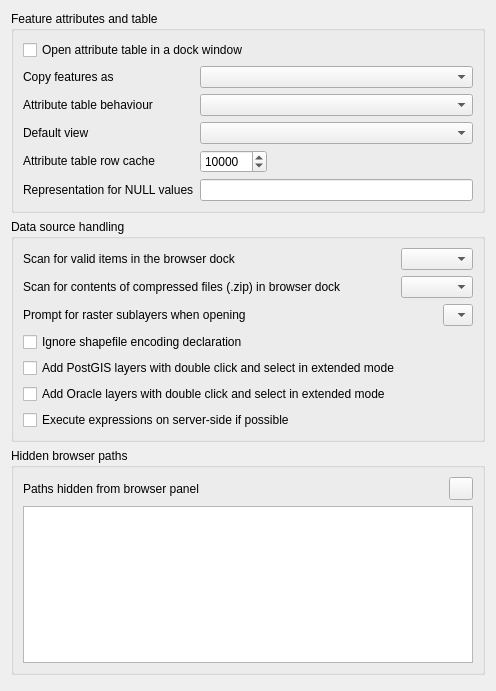
             <widget class="QWidget" name="mOptionsScrollAreaContents_11">
              <property name="geometry">
               <rect>
                <x>0</x>
                <y>0</y>
                <width>496</width>
                <height>691</height>
               </rect>
              </property>
              <layout class="QVBoxLayout" name="verticalLayout_27">
               <item>
                <widget class="QgsCollapsibleGroupBox" name="groupBox_18">
                 <property name="title">
                  <string>Feature attributes and table</string>
                 </property>
                 <layout class="QGridLayout" name="gridLayout_19">
                  <item row="0" column="0" colspan="2">
                   <widget class="QCheckBox" name="cbxAttributeTableDocked">
                    <property name="text">
                     <string>Open attribute table in a dock window</string>
                    </property>
                   </widget>
                  </item>
                  <item row="3" column="1">
                   <widget class="QComboBox" name="cmbAttrTableBehaviour">
                    <item>
                     <property name="text">
                      <string/>
                     </property>
                    </item>
                   </widget>
                  </item>
                  <item row="3" column="0">
                   <widget class="QLabel" name="textLabel1_7">
                    <property name="sizePolicy">
                     <sizepolicy hsizetype="Fixed" vsizetype="Fixed">
                      <horstretch>0</horstretch>
                      <verstretch>0</verstretch>
                     </sizepolicy>
                    </property>
                    <property name="text">
                     <string>Attribute table behaviour</string>
                    </property>
                   </widget>
                  </item>
                  <item row="6" column="0">
                   <widget class="QLabel" name="label_14">
                    <property name="text">
                     <string>Representation for NULL values</string>
                    </property>
                   </widget>
                  </item>
                  <item row="4" column="1">
                   <widget class="QComboBox" name="mAttrTableViewComboBox"/>
                  </item>
                  <item row="6" column="1">
                   <widget class="QLineEdit" name="leNullValue"/>
                  </item>
                  <item row="5" column="0">
                   <widget class="QLabel" name="textLabel1_12">
                    <property name="sizePolicy">
                     <sizepolicy hsizetype="Fixed" vsizetype="Fixed">
                      <horstretch>0</horstretch>
                      <verstretch>0</verstretch>
                     </sizepolicy>
                    </property>
                    <property name="text">
                     <string>Attribute table row cache</string>
                    </property>
                   </widget>
                  </item>
                  <item row="5" column="1">
                   <layout class="QHBoxLayout" name="horizontalLayout_10">
                    <item>
                     <widget class="QSpinBox" name="spinBoxAttrTableRowCache">
                      <property name="minimum">
                       <number>0</number>
                      </property>
                      <property name="maximum">
                       <number>100000</number>
                      </property>
                      <property name="singleStep">
                       <number>1000</number>
                      </property>
                      <property name="value">
                       <number>10000</number>
                      </property>
                     </widget>
                    </item>
                    <item>
                     <spacer name="horizontalSpacer_8">
                      <property name="orientation">
                       <enum>Qt::Horizontal</enum>
                      </property>
                      <property name="sizeHint" stdset="0">
                       <size>
                        <width>40</width>
                        <height>20</height>
                       </size>
                      </property>
                     </spacer>
                    </item>
                   </layout>
                  </item>
                  <item row="2" column="1">
                   <widget class="QComboBox" name="mComboCopyFeatureFormat"/>
                  </item>
                  <item row="4" column="0">
                   <widget class="QLabel" name="label_46">
                    <property name="text">
                     <string>Default view</string>
                    </property>
                   </widget>
                  </item>
                  <item row="2" column="0">
                   <widget class="QLabel" name="label_48">
                    <property name="text">
                     <string>Copy features as</string>
                    </property>
                   </widget>
                  </item>
                 </layout>
                </widget>
               </item>
               <item>
                <widget class="QgsCollapsibleGroupBox" name="groupBox_19">
                 <property name="title">
                  <string>Data source handling</string>
                 </property>
                 <layout class="QVBoxLayout" name="verticalLayout_24">
                  <item>
                   <layout class="QHBoxLayout" name="horizontalLayout_14">
                    <item>
                     <widget class="QLabel" name="label_30">
                      <property name="text">
                       <string>Scan for valid items in the browser dock</string>
                      </property>
                     </widget>
                    </item>
                    <item>
                     <spacer name="horizontalSpacer_12">
                      <property name="orientation">
                       <enum>Qt::Horizontal</enum>
                      </property>
                      <property name="sizeHint" stdset="0">
                       <size>
                        <width>40</width>
                        <height>20</height>
                       </size>
                      </property>
                     </spacer>
                    </item>
                    <item>
                     <widget class="QComboBox" name="cmbScanItemsInBrowser"/>
                    </item>
                   </layout>
                  </item>
                  <item>
                   <layout class="QHBoxLayout" name="horizontalLayout_13">
                    <item>
                     <widget class="QLabel" name="label_29">
                      <property name="text">
                       <string>Scan for contents of compressed files (.zip) in browser dock</string>
                      </property>
                     </widget>
                    </item>
                    <item>
                     <spacer name="horizontalSpacer_11">
                      <property name="orientation">
                       <enum>Qt::Horizontal</enum>
                      </property>
                      <property name="sizeHint" stdset="0">
                       <size>
                        <width>40</width>
                        <height>20</height>
                       </size>
                      </property>
                     </spacer>
                    </item>
                    <item>
                     <widget class="QComboBox" name="cmbScanZipInBrowser">
                      <property name="currentIndex">
                       <number>-1</number>
                      </property>
                     </widget>
                    </item>
                   </layout>
                  </item>
                  <item>
                   <layout class="QHBoxLayout" name="horizontalLayout_12">
                    <item>
                     <widget class="QLabel" name="textLabel1_13">
                      <property name="sizePolicy">
                       <sizepolicy hsizetype="Fixed" vsizetype="Fixed">
                        <horstretch>0</horstretch>
                        <verstretch>0</verstretch>
                       </sizepolicy>
                      </property>
                      <property name="text">
                       <string>Prompt for raster sublayers when opening</string>
                      </property>
                     </widget>
                    </item>
                    <item>
                     <spacer name="horizontalSpacer_10">
                      <property name="orientation">
                       <enum>Qt::Horizontal</enum>
                      </property>
                      <property name="sizeHint" stdset="0">
                       <size>
                        <width>40</width>
                        <height>20</height>
                       </size>
                      </property>
                     </spacer>
                    </item>
                    <item>
                     <widget class="QComboBox" name="cmbPromptRasterSublayers">
                      <item>
                       <property name="text">
                        <string/>
                       </property>
                      </item>
                     </widget>
                    </item>
                   </layout>
                  </item>
                  <item>
                   <widget class="QCheckBox" name="cbxIgnoreShapeEncoding">
                    <property name="toolTip">
                     <string>Disable OGR on-the-fly conversion from declared encoding to UTF-8</string>
                    </property>
                    <property name="text">
                     <string>Ignore shapefile encoding declaration</string>
                    </property>
                   </widget>
                  </item>
                  <item>
                   <widget class="QCheckBox" name="cbxAddPostgisDC">
                    <property name="text">
                     <string>Add PostGIS layers with double click and select in extended mode</string>
                    </property>
                   </widget>
                  </item>
                  <item>
                   <widget class="QCheckBox" name="cbxAddOracleDC">
                    <property name="text">
                     <string>Add Oracle layers with double click and select in extended mode</string>
                    </property>
                   </widget>
                  </item>
                  <item>
                   <widget class="QCheckBox" name="cbxCompileExpressions">
                    <property name="text">
                     <string>Execute expressions on server-side if possible</string>
                    </property>
                   </widget>
                  </item>
                 </layout>
                </widget>
               </item>
               <item>
                <widget class="QgsCollapsibleGroupBox" name="groupBox_28">
                 <property name="title">
                  <string>Hidden browser paths</string>
                 </property>
                 <layout class="QGridLayout" name="_15">
                  <item row="0" column="0">
                   <widget class="QLabel" name="mSVGLabel_4">
                    <property name="text">
                     <string>Paths hidden from browser panel</string>
                    </property>
                   </widget>
                  </item>
                  <item row="0" column="1">
                   <spacer>
                    <property name="orientation">
                     <enum>Qt::Horizontal</enum>
                    </property>
                    <property name="sizeHint" stdset="0">
                     <size>
                      <width>31</width>
                      <height>20</height>
                     </size>
                    </property>
                   </spacer>
                  </item>
                  <item row="1" column="0" colspan="3">
                   <widget class="QListWidget" name="mListHiddenBrowserPaths">
                    <property name="minimumSize">
                     <size>
                      <width>0</width>
                      <height>120</height>
                     </size>
                    </property>
                   </widget>
                  </item>
                  <item row="0" column="2">
                   <widget class="QToolButton" name="mBtnRemoveHiddenPath">
                    <property name="toolTip">
                     <string>Remove path</string>
                    </property>
                    <property name="text">
                     <string/>
                    </property>
                    <property name="icon">
                     <iconset resource="../../images/images.qrc">
                      <normaloff>:/images/themes/default/symbologyRemove.svg</normaloff>:/images/themes/default/symbologyRemove.svg</iconset>
                    </property>
                   </widget>
                  </item>
                 </layout>
                </widget>
               </item>
               <item>
                <spacer name="verticalSpacer_8">
                 <property name="orientation">
                  <enum>Qt::Vertical</enum>
                 </property>
                 <property name="sizeType">
                  <enum>QSizePolicy::Expanding</enum>
                 </property>
                 <property name="sizeHint" stdset="0">
                  <size>
                   <width>20</width>
                   <height>40</height>
                  </size>
                 </property>
                </spacer>
               </item>
              </layout>
             </widget>
